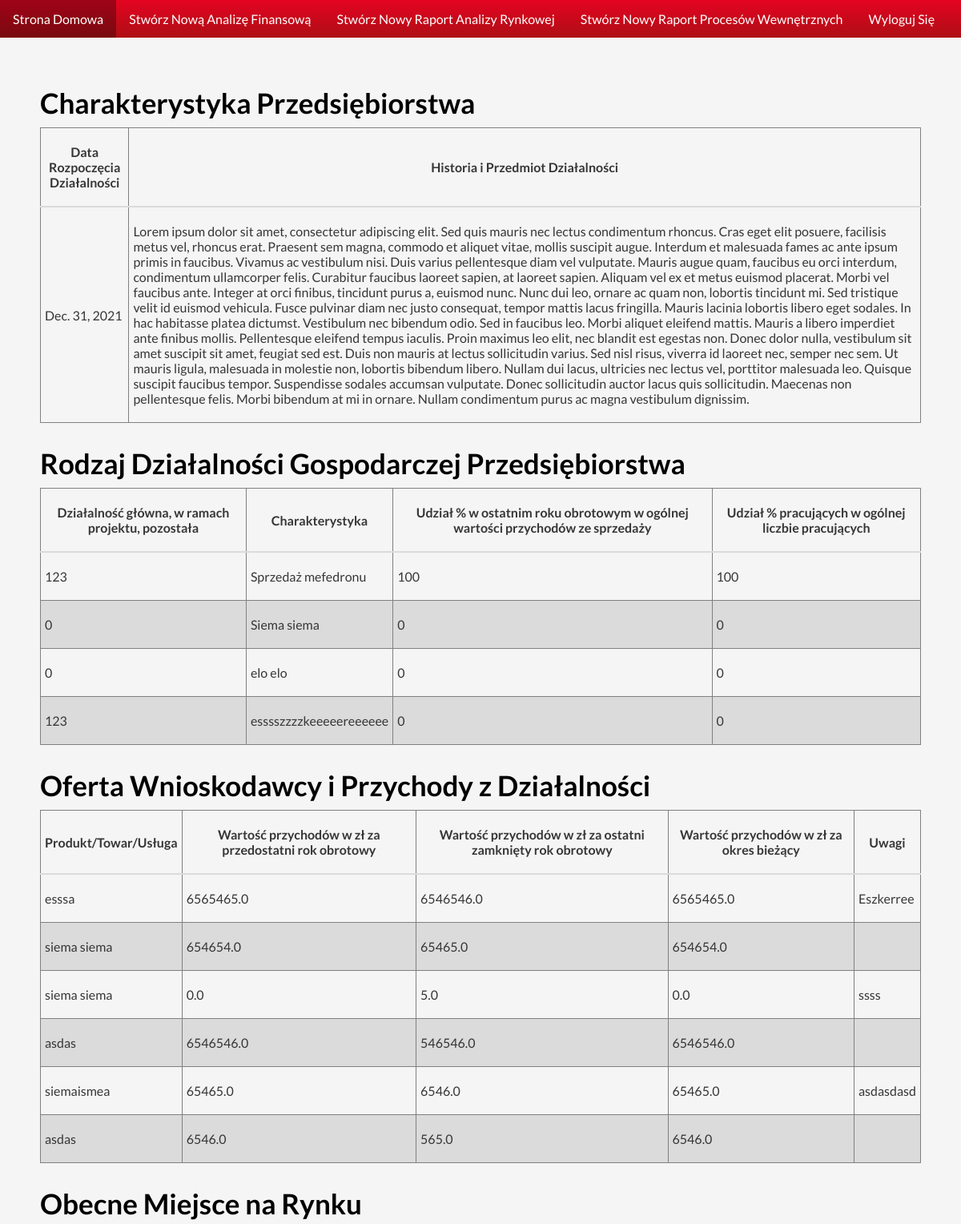
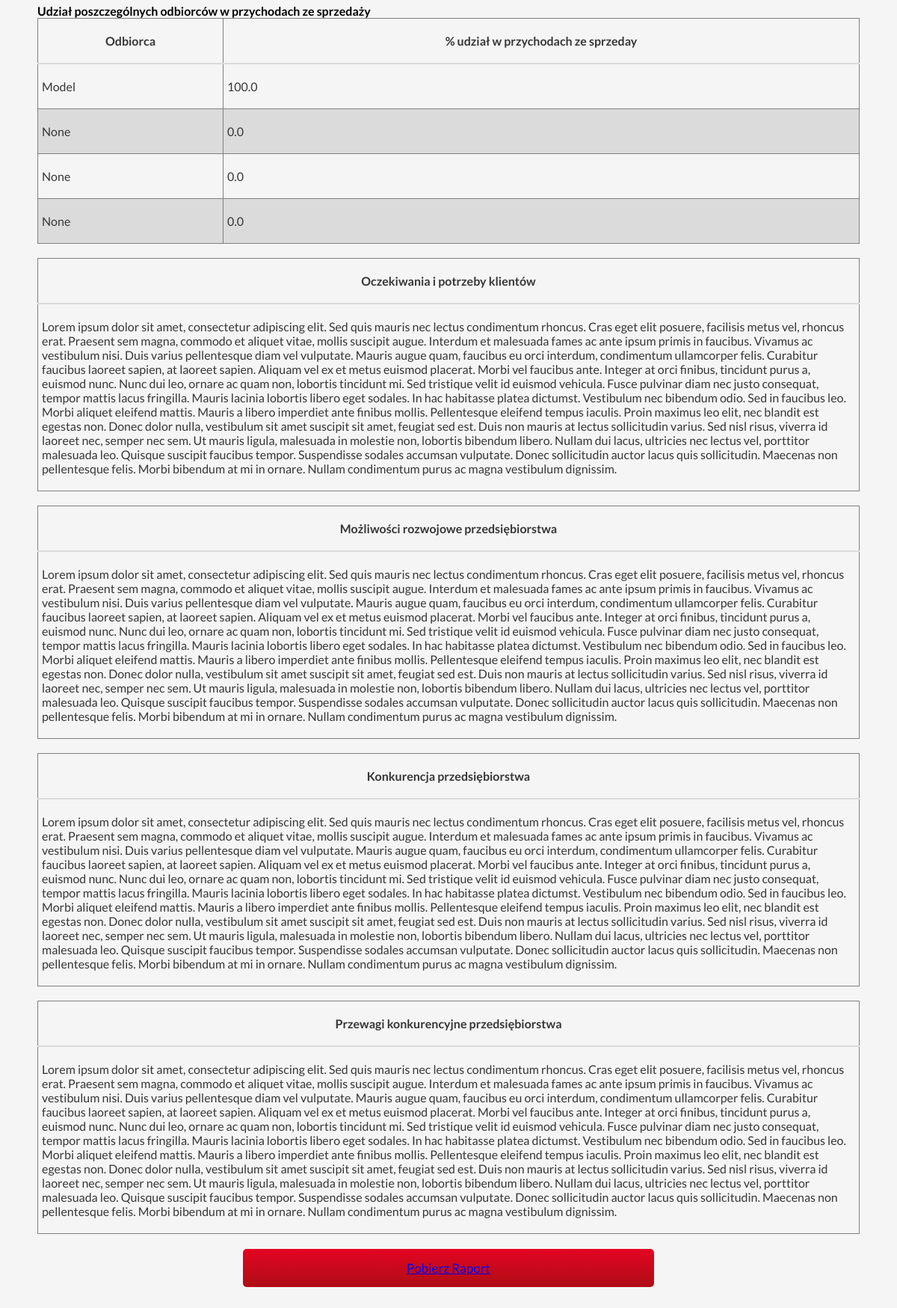
Page /raport_analysis/3 (signed in) on the committed database (2 pictures, top to bottom).
### economic_indicators_site/models.py (models this page shows, shortened)
class BusinessCharacteristicModel(models.Model):
    created_by = models.ForeignKey(CompanySystemUser, on_delete=models.CASCADE)
    identifier = models.CharField(max_length=10, unique=True, db_index=True)
    business_start_date = models.DateField()
    story_subject_business = models.TextField(max_length=2000)

class TypeOfEconomicActivityModel(models.Model):
    created_by = models.ForeignKey(CompanySystemUser, on_delete=models.CASCADE)
    identifier = models.CharField(max_length=10)
    main_operation1 = models.IntegerField(default=0)
    main_operation1_characteristics = models.TextField(max_length=500)
    main_operation1_cell1 = models.IntegerField()
    main_operation1_cell2 = models.IntegerField()
    main_operation2 = models.IntegerField(default=0)
    main_operation2_characteristics = models.TextField(max_length=500)
    main_operation2_cell1 = models.IntegerField()
    main_operation2_cell2 = models.IntegerField()
    main_operation3 = models.IntegerField(default=0)
    main_operation3_characteristics = models.TextField(max_length=500)
    main_operation3_cell1 = models.IntegerField()
    main_operation3_cell2 = models.IntegerField()
    main_operation4 = models.IntegerField(default=0)
    main_operation4_characteristics = models.TextField(max_length=500)
    main_operation4_cell1 = models.IntegerField()
    main_operation4_cell2 = models.IntegerField()

class ApplicantOfferOperationIncomeModel(models.Model):
    created_by = models.ForeignKey(CompanySystemUser, on_delete=models.CASCADE)
    identifier = models.CharField(max_length=10, db_index=True)
    goods_offered_now1 = models.CharField(max_length=100)
    income_penultimate_year_now1 = models.FloatField(default=0)
    income_last_year_now1 = models.FloatField(default=0)
    income_current_year_now1 = models.FloatField(default=0)
    notes1 = models.CharField(max_length=150, default='', blank=True)
    goods_offered_now2 = models.CharField(max_length=100, default=None, null=True, blank=True)
    income_penultimate_year_now2 = models.FloatField(default=0)
    income_last_year_now2 = models.FloatField(default=0)
    income_current_year_now2 = models.FloatField(default=0)
    notes2 = models.CharField(max_length=150, default='', blank=True)
    goods_offered_now3 = models.CharField(max_length=100, default=None, null=True, blank=True)
    income_penultimate_year_now3 = models.FloatField(default=0)
    income_last_year_now3 = models.FloatField(default=0)
    income_current_year_now3 = models.FloatField(default=0)
    notes3 = models.CharField(max_length=150, default='', blank=True)
    goods_stopped1 = models.CharField(max_length=100, default=None, null=True, blank=True)
    income_penultimate_year_stopped1 = models.FloatField(default=0)
    income_last_year_stopped1 = models.FloatField(default=0)
    income_current_year_stopped1 = models.FloatField(default=0)
    stopped_notes1 = models.CharField(max_length=150, default='', blank=True)
    goods_stopped2 = models.CharField(max_length=100, default=None, null=True, blank=True)
    income_penultimate_year_stopped2 = models.FloatField(default=0)
    income_last_year_stopped2 = models.FloatField(default=0)
    income_current_year_stopped2 = models.FloatField(default=0)
    stopped_notes2 = models.CharField(max_length=150, default='', blank=True)
    goods_stopped3 = models.CharField(max_length=100, default=None, null=True, blank=True)
    income_penultimate_year_stopped3 = models.FloatField(default=0)
    income_last_year_stopped3 = models.FloatField(default=0)
    income_current_year_stopped3 = models.FloatField(default=0)
    stopped_notes3 = models.CharField(max_length=150, default='', blank=True)

class CurrentPlaceOnTheMarketModel(models.Model):
    created_by = models.ForeignKey(CompanySystemUser, on_delete=models.CASCADE)
    identifier = models.CharField(max_length=10)
    receiver1 = models.CharField(max_length=100)
    receiver1_share = models.FloatField(default=100)
    receiver2 = models.CharField(max_length=100, null=True, blank=True)
    receiver2_share = models.FloatField(default=0, null=True, blank=True)
    receiver3 = models.CharField(max_length=100, null=True, blank=True)
    receiver3_share = models.FloatField(default=0, null=True, blank=True)
    receiver4 = models.CharField(max_length=100, null=True, blank=True)
    receiver4_share = models.FloatField(default=0, null=True, blank=True)
    clients_needs_expectations = models.TextField(max_length=2000)
    company_growth_possibilities = models.TextField(max_length=2000)
    company_concurency = models.TextField(max_length=2000)
    company_competitive_advantages = models.TextField(max_length=2000)

### economic_indicators_site/views.py (the view)
# urls.py: path('raport_analysis/<int:id>', views.MarketAnalysisView.as_view()),
class MarketAnalysisView(LoginRequiredMixin, TemplateView):
    template_name = 'economic_indicators_site/raports/MarketAnalysisRaport.html'
    login_url = '/login'
    analysis_model: models.FullMarketAnalysisModel = None
    def get_context_data(self, **kwargs):
        context = super(MarketAnalysisView, self).get_context_data()
        if self.analysis_model is not None:
            context['id'] = self.analysis_model.id
            context['business_characteristics'] = self.analysis_model.characteristic_module
            context['economic_activity'] = self.analysis_model.operation_type_module
            context['applicant_offer'] = self.analysis_model.applicant_offer_module
            context['place_on_market'] = self.analysis_model.place_on_market_module
        else:
            print('none')
        return context
    def get(self, request, id=None, *args, **kwargs):
        self.analysis_model = models.FullMarketAnalysisModel.objects.get(pk=id)
        return super(MarketAnalysisView, self).get(request, id)

### economic_indicators_site/templates/economic_indicators_site/raports/MarketAnalysisRaport.html
{% extends "economic_indicators_site/components/navigationBar.html" %}
{% load widget_tweaks %}
{% block content %}
    <h3 class="raportHeader">Charakterystyka Przedsiębiorstwa</h3>
    <table class="table">
        <thead>
            <th>Data Rozpoczęcia Działalności</th>
            <th>Historia i Przedmiot Działalności</th>
        </thead>
        <tbody>
            <tr class="tableRow">
                <td>{{ business_characteristics.business_start_date }}</td>
                <td>{{ business_characteristics.story_subject_business }}</td>
            </tr>
        </tbody>
    </table>
    <br/>
    <h3 class="raportHeader">Rodzaj Działalności Gospodarczej Przedsiębiorstwa</h3>
    <table class="table">
        <thead>
            <th>Działalność główna, w ramach projektu, pozostała</th>
            <th>Charakterystyka</th>
            <th>Udział % w ostatnim roku obrotowym w ogólnej wartości przychodów ze sprzedaży</th>
            <th>Udział % pracujących w ogólnej liczbie pracujących</th>
        </thead>
        <tbody>
            <tr class="tableRow">
                <td>{{ economic_activity.main_operation1 }}</td>
                <td>{{ economic_activity.main_operation1_characteristics }}</td>
                <td>{{ economic_activity.main_operation1_cell1 }}</td>
                <td>{{ economic_activity.main_operation1_cell2 }}</td>
            </tr>
            <tr class="tableRow">
                <td>{{ economic_activity.main_operation2 }}</td>
                <td>{{ economic_activity.main_operation2_characteristics }}</td>
                <td>{{ economic_activity.main_operation2_cell1 }}</td>
                <td>{{ economic_activity.main_operation2_cell2 }}</td>
            </tr>
            <tr class="tableRow">
                <td>{{ economic_activity.main_operation3 }}</td>
                <td>{{ economic_activity.main_operation3_characteristics }}</td>
                <td>{{ economic_activity.main_operation3_cell1 }}</td>
                <td>{{ economic_activity.main_operation3_cell2 }}</td>
            </tr>
            <tr class="tableRow">
                <td>{{ economic_activity.main_operation4 }}</td>
                <td>{{ economic_activity.main_operation4_characteristics }}</td>
                <td>{{ economic_activity.main_operation4_cell1 }}</td>
                <td>{{ economic_activity.main_operation4_cell2 }}</td>
            </tr>
        </tbody>
    </table>
    <br/>
    <h3 class="raportHeader">Oferta Wnioskodawcy i Przychody z Działalności</h3>
    <table class="table">
        <thead>
            <th>Produkt/Towar/Usługa</th>
            <th>Wartość przychodów w zł za przedostatni rok obrotowy</th>
            <th>Wartość przychodów w zł za ostatni zamknięty rok obrotowy</th>
            <th>Wartość przychodów w zł za okres bieżący</th>
            <th>Uwagi</th>
        </thead>
        <tbody>
            <tr class="tableRow">
                <td>{{ applicant_offer.goods_offered_now1 }}</td>
                <td>{{ applicant_offer.income_current_year_now1 }}</td>
                <td>{{ applicant_offer.income_last_year_now1 }}</td>
                <td>{{ applicant_offer.income_current_year_now1 }}</td>
                <td>{{ applicant_offer.notes1 }}</td>
            </tr>
            <tr class="tableRow">
                    <td>{{ applicant_offer.goods_offered_now2 }}</td>
                    <td>{{ applicant_offer.income_current_year_now2 }}</td>
                    <td>{{ applicant_offer.income_last_year_now2 }}</td>
                    <td>{{ applicant_offer.income_current_year_now2 }}</td>
                    <td>{{ applicant_offer.notes2 }}</td>
                </tr>
            <tr class="tableRow">
                <td>{{ applicant_offer.goods_offered_now3 }}</td>
                <td>{{ applicant_offer.income_current_year_now3 }}</td>
                <td>{{ applicant_offer.income_last_year_now3 }}</td>
                <td>{{ applicant_offer.income_current_year_now3 }}</td>
                <td>{{ applicant_offer.notes3 }}</td>
            </tr>
            <tr class="tableRow">
                <td>{{ applicant_offer.goods_stopped1 }}</td>
                <td>{{ applicant_offer.income_current_year_stopped1 }}</td>
                <td>{{ applicant_offer.income_last_year_stopped1 }}</td>
                <td>{{ applicant_offer.income_current_year_stopped1 }}</td>
                <td>{{ applicant_offer.stopped_notes1 }}</td>
            </tr>
            <tr class="tableRow">
                <td>{{ applicant_offer.goods_stopped2 }}</td>
                <td>{{ applicant_offer.income_current_year_stopped2 }}</td>
                <td>{{ applicant_offer.income_last_year_stopped2 }}</td>
                <td>{{ applicant_offer.income_current_year_stopped2 }}</td>
                <td>{{ applicant_offer.stopped_notes2 }}</td>
            </tr>
            <tr class="tableRow">
                <td>{{ applicant_offer.goods_stopped3 }}</td>
                <td>{{ applicant_offer.income_current_year_stopped3 }}</td>
                <td>{{ applicant_offer.income_last_year_stopped3 }}</td>
                <td>{{ applicant_offer.income_current_year_stopped3 }}</td>
                <td>{{ applicant_offer.stopped_notes3 }}</td>
            </tr>
        </tbody>
    </table>
    <br/>
    <h3 class="raportHeader">Obecne Miejsce na Rynku</h3>
    <table class="table">
        <h4>Udział poszczególnych odbiorców w przychodach ze sprzedaży</h4>
        <thead>
            <th>Odbiorca</th>
            <th>% udział w przychodach ze sprzeday</th>
        </thead>
        <tbody>
            <tr class="tableRow">
                <td>{{ place_on_market.receiver1 }}</td>
                <td>{{ place_on_market.receiver1_share }}</td>
            </tr>
            <tr class="tableRow">
                <td>{{ place_on_market.receiver2 }}</td>
                <td>{{ place_on_market.receiver2_share }}</td>
            </tr>
            <tr class="tableRow">
                <td>{{ place_on_market.receiver3 }}</td>
                <td>{{ place_on_market.receiver3_share }}</td>
            </tr>
            <tr class="tableRow">
                <td>{{ place_on_market.receiver4 }}</td>
                <td>{{ place_on_market.receiver4_share }}</td>
            </tr>
        </tbody>
    </table>
    <br/>
    <table class="table">
        <thead>
            <th>Oczekiwania i potrzeby klientów</th>
        </thead>
        <tbody>
            <tr class="tableRow">
                <td>{{ place_on_market.clients_needs_expectations }}</td>
            </tr>
        </tbody>
    </table>
    <br/>
    <table class="table">
        <thead>
            <th>Możliwości rozwojowe przedsiębiorstwa</th>
        </thead>
        <tbody>
            <tr class="tableRow">
                <td>{{ place_on_market.company_growth_possibilities }}</td>
            </tr>
        </tbody>
    </table>
    <br/>
    <table class="table">
        <thead>
            <th>Konkurencja przedsiębiorstwa</th>
        </thead>
        <tbody>
            <tr class="tableRow">
                <td>{{ place_on_market.company_concurency }}</td>
            </tr>
        </tbody>
    </table>
    <br/>
    <table class="table">
        <thead>
            <th>Przewagi konkurencyjne przedsiębiorstwa</th>
        </thead>
        <tbody>
            <tr class="tableRow">
                <td>{{ place_on_market.company_competitive_advantages }}</td>
            </tr>
        </tbody>
    </table>
    <button class="form__button form__button--center"><a href="/generate_market_analysis/{{ id }}">Pobierz Raport</a></button>
{% endblock %}

### economic_indicators_site/static/economic_indicators_site/main_styling.css (style rules this page uses)
* { box-sizing: border-box; margin: 0; padding: 0; font-family: "Lato", sans-serif; }
body.main-body { background-color: whitesmoke; }
.raportHeader { padding: 10px 0; font-size: 35px; }
.table { color: #363636; border-collapse: collapse; border-spacing: 0; }
.table thead { border-bottom: 2px solid rgb(219, 219, 219); font-weight: 700; }
.tableRow:nth-child(even) { background-color: rgb(219, 219, 219); }
.tableRow { transition: 0.2s; }
.tableRow > td,th { padding: 20px 5px; border: 1px solid gray; }

### economic_indicators_site/static/economic_indicators_site/components_styling/form_styling.css (style rules this page uses)
.form__button { align-self: flex-end; width: 50%; padding: 15px 0; margin: 20px 0; border-radius: 5px; background: linear-gradient(rgb(228, 4, 33) 0%, rgb(174, 14, 21) 100%); border: 0; color: white; font-size: 17px; transition: 0.3s; }
.form__button--center { align-self: center; }

### rows in the picture
BusinessCharacteristicModel: business_start_date "Dec. 31, 2021", story_subject_business "Lorem ipsum dolor sit amet, consectetur adipiscing elit. Sed quis mauris nec lectus condimentum rhoncus. Cras eget elit posuere, facilisis metus vel, rhoncus erat. Praesent sem magna, commodo et aliquet vitae, mollis suscipit augue. Interdum et malesuada fames ac ante ipsum primis in faucibus. Vivamus ac vestibulum nisi. Duis varius pellentesque diam vel vulputate. Mauris augue quam, faucibus eu orci interdum, condimentum ullamcorper felis. Curabitur faucibus laoreet sapien, at laoreet sapien. Aliquam vel ex et metus euismod placerat. Morbi vel faucibus ante. Integer at orci finibus, tincidunt purus a, euismod nunc. Nunc dui leo, ornare ac quam non, lobortis tincidunt mi. Sed tristique…"
TypeOfEconomicActivityModel: main_operation1 "123", main_operation1_characteristics "Sprzedaż mefedronu", main_operation1_cell1 "100", main_operation1_cell2 "100", main_operation2 "0", main_operation2_characteristics "Siema siema", main_operation2_cell1 "0", main_operation2_cell2 "0", main_operation3 "0", main_operation3_characteristics "elo elo", main_operation3_cell1 "0", main_operation3_cell2 "0", main_operation4 "123", main_operation4_characteristics "esssszzzzkeeeeereeeeee", main_operation4_cell1 "0", main_operation4_cell2 "0"
ApplicantOfferOperationIncomeModel: goods_offered_now1 "esssa", income_current_year_now1 "6565465.0", income_last_year_now1 "6546546.0", notes1 "Eszkerree", goods_offered_now2 "siema siema", income_current_year_now2 "654654.0", income_last_year_now2 "65465.0", goods_offered_now3 "siema siema", income_current_year_now3 "0.0", income_last_year_now3 "5.0", notes3 "ssss", goods_stopped1 "asdas", income_current_year_stopped1 "6546546.0", income_last_year_stopped1 "546546.0", goods_stopped2 "siemaismea", income_current_year_stopped2 "65465.0", income_last_year_stopped2 "6546.0", stopped_notes2 "asdasdasd", goods_stopped3 "asdas", income_current_year_stopped3 "6546.0", income_last_year_stopped3 "565.0"
CurrentPlaceOnTheMarketModel: receiver1 "Model", receiver1_share "100.0", receiver2 "None", receiver2_share "0.0", receiver3 "None", receiver3_share "0.0", receiver4 "None", receiver4_share "0.0", clients_needs_expectations "Lorem ipsum dolor sit amet, consectetur adipiscing elit. Sed quis mauris nec lectus condimentum rhoncus. Cras eget elit posuere, facilisis metus vel, rhoncus erat. Praesent sem magna, commodo et aliquet vitae, mollis suscipit augue. Interdum et malesuada fames ac ante ipsum primis in faucibus. Vivamus ac vestibulum nisi. Duis varius pellentesque diam vel vulputate. Mauris augue quam, faucibus eu orci interdum, condimentum ullamcorper felis. Curabitur faucibus laoreet sapien, at laoreet sapien. Aliquam vel ex et metus euismod placerat. Morbi vel faucibus ante. Integer at orci finibus, tincidunt purus a, euismod nunc. Nunc dui leo, ornare ac quam non, lobortis tincidunt mi. Sed tristique…", company_growth_possibilities "Lorem ipsum dolor sit amet, consectetur adipiscing elit. Sed quis mauris nec lectus condimentum rhoncus. Cras eget elit posuere, facilisis metus vel, rhoncus erat. Praesent sem magna, commodo et aliquet vitae, mollis suscipit augue. Interdum et malesuada fames ac ante ipsum primis in faucibus. Vivamus ac vestibulum nisi. Duis varius pellentesque diam vel vulputate. Mauris augue quam, faucibus eu orci interdum, condimentum ullamcorper felis. Curabitur faucibus laoreet sapien, at laoreet sapien. Aliquam vel ex et metus euismod placerat. Morbi vel faucibus ante. Integer at orci finibus, tincidunt purus a, euismod nunc. Nunc dui leo, ornare ac quam non, lobortis tincidunt mi. Sed tristique…", company_concurency "Lorem ipsum dolor sit amet, consectetur adipiscing elit. Sed quis mauris nec lectus condimentum rhoncus. Cras eget elit posuere, facilisis metus vel, rhoncus erat. Praesent sem magna, commodo et aliquet vitae, mollis suscipit augue. Interdum et malesuada fames ac ante ipsum primis in faucibus. Vivamus ac vestibulum nisi. Duis varius pellentesque diam vel vulputate. Mauris augue quam, faucibus eu orci interdum, condimentum ullamcorper felis. Curabitur faucibus laoreet sapien, at laoreet sapien. Aliquam vel ex et metus euismod placerat. Morbi vel faucibus ante. Integer at orci finibus, tincidunt purus a, euismod nunc. Nunc dui leo, ornare ac quam non, lobortis tincidunt mi. Sed tristique…", company_competitive_advantages "Lorem ipsum dolor sit amet, consectetur adipiscing elit. Sed quis mauris nec lectus condimentum rhoncus. Cras eget elit posuere, facilisis metus vel, rhoncus erat. Praesent sem magna, commodo et aliquet vitae, mollis suscipit augue. Interdum et malesuada fames ac ante ipsum primis in faucibus. Vivamus ac vestibulum nisi. Duis varius pellentesque diam vel vulputate. Mauris augue quam, faucibus eu orci interdum, condimentum ullamcorper felis. Curabitur faucibus laoreet sapien, at laoreet sapien. Aliquam vel ex et metus euismod placerat. Morbi vel faucibus ante. Integer at orci finibus, tincidunt purus a, euismod nunc. Nunc dui leo, ornare ac quam non, lobortis tincidunt mi. Sed tristique…"
